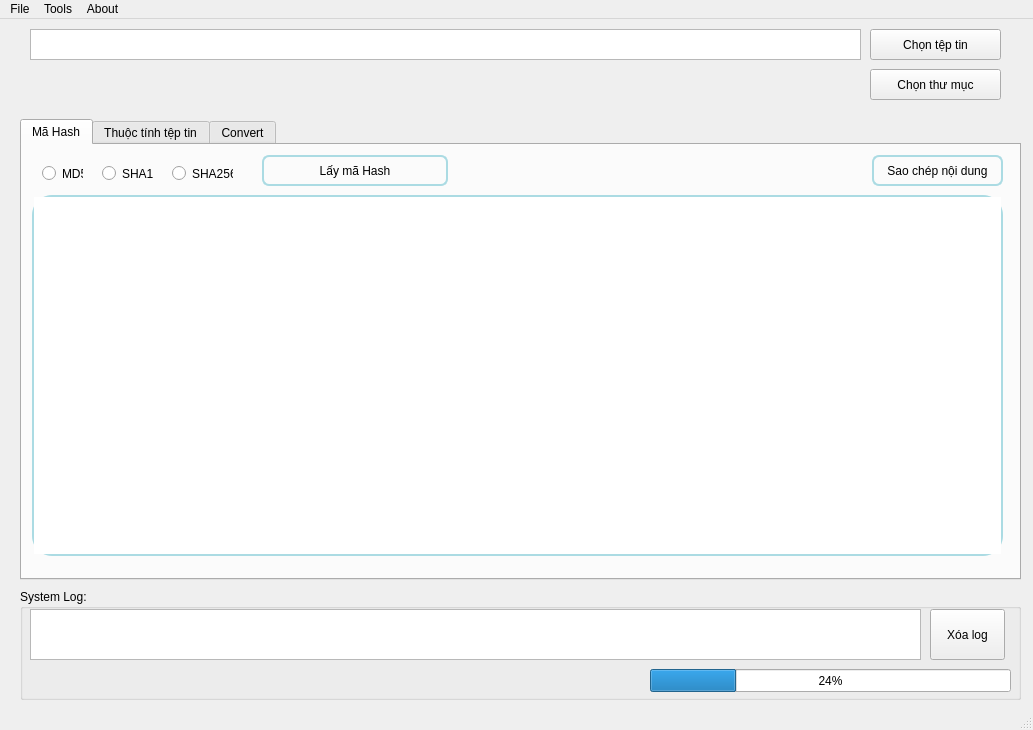
<?xml version="1.0" encoding="UTF-8"?>
<ui version="4.0">
 <class>MainWindow</class>
 <widget class="QMainWindow" name="MainWindow">
  <property name="geometry">
   <rect>
    <x>0</x>
    <y>0</y>
    <width>1033</width>
    <height>730</height>
   </rect>
  </property>
  <property name="windowTitle">
   <string>Video Forensic Software - Coded by K3n</string>
  </property>
  <property name="windowIcon">
   <iconset>
    <normaloff>icon.ico</normaloff>icon.ico</iconset>
  </property>
  <widget class="QWidget" name="centralwidget">
   <widget class="QTextEdit" name="edt_duong_dan">
    <property name="geometry">
     <rect>
      <x>30</x>
      <y>10</y>
      <width>831</width>
      <height>31</height>
     </rect>
    </property>
   </widget>
   <widget class="QPushButton" name="btn_chon_tep_tin">
    <property name="geometry">
     <rect>
      <x>870</x>
      <y>10</y>
      <width>131</width>
      <height>31</height>
     </rect>
    </property>
    <property name="text">
     <string>Chọn tệp tin</string>
    </property>
   </widget>
   <widget class="QPushButton" name="btn_chon_thu_muc">
    <property name="geometry">
     <rect>
      <x>870</x>
      <y>50</y>
      <width>131</width>
      <height>31</height>
     </rect>
    </property>
    <property name="text">
     <string>Chọn thư mục</string>
    </property>
   </widget>
   <widget class="QTabWidget" name="tab_nfo">
    <property name="geometry">
     <rect>
      <x>20</x>
      <y>100</y>
      <width>1001</width>
      <height>461</height>
     </rect>
    </property>
    <property name="cursor">
     <cursorShape>ArrowCursor</cursorShape>
    </property>
    <property name="toolTipDuration">
     <number>-2</number>
    </property>
    <property name="styleSheet">
     <string notr="true">QTabWidget{
	border-color: #abdbe3;
	border-style: solid;
	border-width: 2px;
}</string>
    </property>
    <property name="currentIndex">
     <number>0</number>
    </property>
    <widget class="QWidget" name="tab">
     <attribute name="title">
      <string>Mã Hash</string>
     </attribute>
     <widget class="QRadioButton" name="rd_md5">
      <property name="geometry">
       <rect>
        <x>20</x>
        <y>20</y>
        <width>41</width>
        <height>17</height>
       </rect>
      </property>
      <property name="styleSheet">
       <string notr="true">QRadioButton{
	

}</string>
      </property>
      <property name="text">
       <string>MD5</string>
      </property>
     </widget>
     <widget class="QRadioButton" name="rd_sha1">
      <property name="geometry">
       <rect>
        <x>80</x>
        <y>20</y>
        <width>51</width>
        <height>17</height>
       </rect>
      </property>
      <property name="text">
       <string>SHA1</string>
      </property>
     </widget>
     <widget class="QRadioButton" name="rd_sha256">
      <property name="geometry">
       <rect>
        <x>150</x>
        <y>20</y>
        <width>61</width>
        <height>17</height>
       </rect>
      </property>
      <property name="text">
       <string>SHA256</string>
      </property>
     </widget>
     <widget class="QPushButton" name="btn_hash">
      <property name="geometry">
       <rect>
        <x>240</x>
        <y>10</y>
        <width>186</width>
        <height>31</height>
       </rect>
      </property>
      <property name="styleSheet">
       <string notr="true">QPushButton {
	border-style: solid;
	border-color: #abdbe3;
    border-width: 2px;
    border-radius: 7px;
}
QPushButton:pressed {
    background-color:#abdbe3;
    border-style: inset;
}</string>
      </property>
      <property name="text">
       <string>Lấy mã Hash</string>
      </property>
     </widget>
     <widget class="QTextEdit" name="edt_ket_qua_hash">
      <property name="geometry">
       <rect>
        <x>10</x>
        <y>50</y>
        <width>971</width>
        <height>361</height>
       </rect>
      </property>
      <property name="styleSheet">
       <string notr="true">QTextEdit {
	border-style: solid;
	border-color: #abdbe3;
    border-width: 2px;
    border-radius: 20px;
}</string>
      </property>
     </widget>
     <widget class="QPushButton" name="btn_sao_chep">
      <property name="geometry">
       <rect>
        <x>850</x>
        <y>10</y>
        <width>131</width>
        <height>31</height>
       </rect>
      </property>
      <property name="styleSheet">
       <string notr="true">QPushButton {
	border-style: solid;
	border-color: #abdbe3;
    border-width: 2px;
    border-radius: 7px;
	padding: 5px;
}
QPushButton:pressed {
    background-color:#abdbe3;
    border-style: inset;
}</string>
      </property>
      <property name="text">
       <string>Sao chép nội dung</string>
      </property>
     </widget>
    </widget>
    <widget class="QWidget" name="tab_2">
     <attribute name="title">
      <string>Thuộc tính tệp tin</string>
     </attribute>
     <widget class="QTextEdit" name="edt_ket_qua_thuoc_tinh">
      <property name="geometry">
       <rect>
        <x>300</x>
        <y>10</y>
        <width>681</width>
        <height>371</height>
       </rect>
      </property>
     </widget>
     <widget class="QPushButton" name="btn_xem_thuoc_tinh">
      <property name="geometry">
       <rect>
        <x>31</x>
        <y>33</y>
        <width>211</width>
        <height>31</height>
       </rect>
      </property>
      <property name="text">
       <string>Xem thông tin thuộc tính</string>
      </property>
     </widget>
     <widget class="QPushButton" name="btn_trich_frame">
      <property name="geometry">
       <rect>
        <x>31</x>
        <y>74</y>
        <width>211</width>
        <height>31</height>
       </rect>
      </property>
      <property name="text">
       <string>Trích xuất các frame của video</string>
      </property>
     </widget>
     <widget class="QSplitter" name="splitter">
      <property name="geometry">
       <rect>
        <x>730</x>
        <y>390</y>
        <width>251</width>
        <height>31</height>
       </rect>
      </property>
      <property name="orientation">
       <enum>Qt::Horizontal</enum>
      </property>
      <widget class="QPushButton" name="btn_xoa">
       <property name="text">
        <string>Xóa</string>
       </property>
      </widget>
      <widget class="QPushButton" name="btn_sao_chep_thuoc_tinh">
       <property name="text">
        <string>Sao chép toàn bộ</string>
       </property>
      </widget>
     </widget>
     <widget class="QTextBrowser" name="tb_hyperlink">
      <property name="geometry">
       <rect>
        <x>30</x>
        <y>130</y>
        <width>211</width>
        <height>81</height>
       </rect>
      </property>
      <property name="styleSheet">
       <string notr="true"/>
      </property>
      <property name="html">
       <string>&lt;!DOCTYPE HTML PUBLIC &quot;-//W3C//DTD HTML 4.0//EN&quot; &quot;http://www.w3.org/TR/REC-html40/strict.dtd&quot;&gt;
&lt;html&gt;&lt;head&gt;&lt;meta name=&quot;qrichtext&quot; content=&quot;1&quot; /&gt;&lt;style type=&quot;text/css&quot;&gt;
p, li { white-space: pre-wrap; }
&lt;/style&gt;&lt;/head&gt;&lt;body style=&quot; font-family:'MS Shell Dlg 2'; font-size:8.25pt; font-weight:400; font-style:normal;&quot;&gt;
&lt;p style=&quot;-qt-paragraph-type:empty; margin-top:0px; margin-bottom:0px; margin-left:0px; margin-right:0px; -qt-block-indent:0; text-indent:0px;&quot;&gt;&lt;br /&gt;&lt;/p&gt;&lt;/body&gt;&lt;/html&gt;</string>
      </property>
      <property name="openExternalLinks">
       <bool>true</bool>
      </property>
     </widget>
    </widget>
    <widget class="QWidget" name="tab_3">
     <attribute name="title">
      <string>Convert</string>
     </attribute>
     <widget class="QGroupBox" name="groupBox_2">
      <property name="geometry">
       <rect>
        <x>30</x>
        <y>40</y>
        <width>461</width>
        <height>151</height>
       </rect>
      </property>
      <property name="title">
       <string>Convert sang file âm thanh:</string>
      </property>
      <widget class="QComboBox" name="cb_audio">
       <property name="geometry">
        <rect>
         <x>170</x>
         <y>59</y>
         <width>191</width>
         <height>31</height>
        </rect>
       </property>
       <item>
        <property name="text">
         <string>WAV theo chuẩn VoiceWorkStation</string>
        </property>
       </item>
       <item>
        <property name="text">
         <string>MP3</string>
        </property>
       </item>
      </widget>
      <widget class="QLabel" name="label">
       <property name="geometry">
        <rect>
         <x>40</x>
         <y>70</y>
         <width>113</width>
         <height>16</height>
        </rect>
       </property>
       <property name="text">
        <string>Chọn định dạng đầu ra:</string>
       </property>
      </widget>
      <widget class="QLabel" name="label_2">
       <property name="geometry">
        <rect>
         <x>40</x>
         <y>30</y>
         <width>111</width>
         <height>20</height>
        </rect>
       </property>
       <property name="text">
        <string>Chọn thư mục lưu trữ:</string>
       </property>
      </widget>
      <widget class="QPushButton" name="btn_convert_audio">
       <property name="geometry">
        <rect>
         <x>250</x>
         <y>100</y>
         <width>111</width>
         <height>31</height>
        </rect>
       </property>
       <property name="text">
        <string>Convert</string>
       </property>
      </widget>
      <widget class="QPushButton" name="btn_chon_thu_muc_luu_audio">
       <property name="geometry">
        <rect>
         <x>170</x>
         <y>20</y>
         <width>191</width>
         <height>31</height>
        </rect>
       </property>
       <property name="text">
        <string>Chọn</string>
       </property>
      </widget>
      <widget class="QLabel" name="label_3">
       <property name="geometry">
        <rect>
         <x>370</x>
         <y>50</y>
         <width>81</width>
         <height>51</height>
        </rect>
       </property>
       <property name="autoFillBackground">
        <bool>false</bool>
       </property>
       <property name="text">
        <string/>
       </property>
       <property name="pixmap">
        <pixmap>audio.png</pixmap>
       </property>
       <property name="scaledContents">
        <bool>true</bool>
       </property>
      </widget>
     </widget>
     <widget class="QGroupBox" name="groupBox_3">
      <property name="geometry">
       <rect>
        <x>510</x>
        <y>40</y>
        <width>461</width>
        <height>151</height>
       </rect>
      </property>
      <property name="title">
       <string>Convert sang file video:</string>
      </property>
      <widget class="QComboBox" name="cb_video">
       <property name="geometry">
        <rect>
         <x>300</x>
         <y>59</y>
         <width>61</width>
         <height>31</height>
        </rect>
       </property>
       <item>
        <property name="text">
         <string>MP4</string>
        </property>
       </item>
       <item>
        <property name="text">
         <string>AVI</string>
        </property>
       </item>
      </widget>
      <widget class="QLabel" name="label_4">
       <property name="geometry">
        <rect>
         <x>390</x>
         <y>40</y>
         <width>61</width>
         <height>71</height>
        </rect>
       </property>
       <property name="autoFillBackground">
        <bool>false</bool>
       </property>
       <property name="text">
        <string/>
       </property>
       <property name="pixmap">
        <pixmap>video.png</pixmap>
       </property>
       <property name="scaledContents">
        <bool>true</bool>
       </property>
      </widget>
      <widget class="QLabel" name="label_5">
       <property name="geometry">
        <rect>
         <x>40</x>
         <y>70</y>
         <width>113</width>
         <height>16</height>
        </rect>
       </property>
       <property name="text">
        <string>Chọn định dạng đầu ra:</string>
       </property>
      </widget>
      <widget class="QPushButton" name="btn_convert_video">
       <property name="geometry">
        <rect>
         <x>250</x>
         <y>100</y>
         <width>111</width>
         <height>31</height>
        </rect>
       </property>
       <property name="text">
        <string>Convert</string>
       </property>
      </widget>
      <widget class="QLabel" name="label_6">
       <property name="geometry">
        <rect>
         <x>40</x>
         <y>30</y>
         <width>111</width>
         <height>20</height>
        </rect>
       </property>
       <property name="text">
        <string>Chọn thư mục lưu trữ:</string>
       </property>
      </widget>
      <widget class="QPushButton" name="btn_chon_thu_muc_luu_video">
       <property name="geometry">
        <rect>
         <x>250</x>
         <y>20</y>
         <width>111</width>
         <height>31</height>
        </rect>
       </property>
       <property name="text">
        <string>Chọn</string>
       </property>
      </widget>
     </widget>
    </widget>
   </widget>
   <widget class="QGroupBox" name="groupBox">
    <property name="geometry">
     <rect>
      <x>20</x>
      <y>570</y>
      <width>1001</width>
      <height>111</height>
     </rect>
    </property>
    <property name="title">
     <string>System Log:</string>
    </property>
    <widget class="QTextEdit" name="edt_log">
     <property name="geometry">
      <rect>
       <x>10</x>
       <y>20</y>
       <width>891</width>
       <height>51</height>
      </rect>
     </property>
    </widget>
    <widget class="QPushButton" name="btn_xoa_log">
     <property name="geometry">
      <rect>
       <x>910</x>
       <y>20</y>
       <width>75</width>
       <height>51</height>
      </rect>
     </property>
     <property name="text">
      <string>Xóa log</string>
     </property>
    </widget>
    <widget class="QProgressBar" name="progress_bar">
     <property name="geometry">
      <rect>
       <x>630</x>
       <y>80</y>
       <width>361</width>
       <height>23</height>
      </rect>
     </property>
     <property name="value">
      <number>24</number>
     </property>
    </widget>
   </widget>
  </widget>
  <widget class="QMenuBar" name="menubar">
   <property name="geometry">
    <rect>
     <x>0</x>
     <y>0</y>
     <width>1033</width>
     <height>21</height>
    </rect>
   </property>
   <widget class="QMenu" name="menuMenu">
    <property name="title">
     <string>File</string>
    </property>
    <addaction name="actionOpen"/>
    <addaction name="actionSave"/>
    <addaction name="actionSave_as"/>
    <addaction name="actionExport"/>
    <addaction name="separator"/>
    <addaction name="actionExit_2"/>
   </widget>
   <widget class="QMenu" name="menuTools">
    <property name="title">
     <string>Tools</string>
    </property>
    <addaction name="actionM_Hash"/>
    <addaction name="actionThu_c_t_nh"/>
   </widget>
   <widget class="QMenu" name="menuAbout">
    <property name="title">
     <string>About</string>
    </property>
    <addaction name="actionHelp"/>
    <addaction name="actionAbout"/>
   </widget>
   <addaction name="menuMenu"/>
   <addaction name="menuTools"/>
   <addaction name="menuAbout"/>
  </widget>
  <widget class="QStatusBar" name="statusbar"/>
  <action name="actionHelp">
   <property name="text">
    <string>Help</string>
   </property>
  </action>
  <action name="actionAbout">
   <property name="text">
    <string>About me</string>
   </property>
  </action>
  <action name="actionM_Hash">
   <property name="text">
    <string>Mã Hash</string>
   </property>
  </action>
  <action name="actionThu_c_t_nh">
   <property name="text">
    <string>Thuộc tính</string>
   </property>
  </action>
  <action name="actionOpen">
   <property name="text">
    <string>Open</string>
   </property>
  </action>
  <action name="actionSave">
   <property name="text">
    <string>Save</string>
   </property>
  </action>
  <action name="actionSave_as">
   <property name="text">
    <string>Save as</string>
   </property>
  </action>
  <action name="actionExit">
   <property name="text">
    <string>Exit</string>
   </property>
  </action>
  <action name="actionExport">
   <property name="text">
    <string>Export</string>
   </property>
  </action>
  <action name="actionExit_2">
   <property name="text">
    <string>Exit</string>
   </property>
  </action>
 </widget>
 <resources/>
 <connections/>
</ui>
